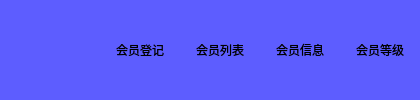
             <widget class="QWidget" name="tab_2">
              <property name="styleSheet">
               <string notr="true">background-color:rgba(85, 85, 255, 200)</string>
              </property>
              <attribute name="title">
               <string>会员管理</string>
              </attribute>
              <layout class="QHBoxLayout" name="horizontalLayout_2">
               <property name="spacing">
                <number>0</number>
               </property>
               <property name="leftMargin">
                <number>0</number>
               </property>
               <property name="topMargin">
                <number>0</number>
               </property>
               <property name="rightMargin">
                <number>0</number>
               </property>
               <property name="bottomMargin">
                <number>0</number>
               </property>
               <item>
                <layout class="QHBoxLayout" name="horizontalLayout">
                 <property name="spacing">
                  <number>0</number>
                 </property>
                 <property name="leftMargin">
                  <number>100</number>
                 </property>
                 <property name="rightMargin">
                  <number>0</number>
                 </property>
                 <item>
                  <widget class="QPushButton" name="pushButton_7">
                   <property name="minimumSize">
                    <size>
                     <width>0</width>
                     <height>41</height>
                    </size>
                   </property>
                   <property name="text">
                    <string>会员登记</string>
                   </property>
                   <property name="checkable">
                    <bool>true</bool>
                   </property>
                   <property name="checked">
                    <bool>false</bool>
                   </property>
                   <property name="flat">
                    <bool>true</bool>
                   </property>
                   <attribute name="buttonGroup">
                    <string notr="true">buttonGroup</string>
                   </attribute>
                  </widget>
                 </item>
                 <item>
                  <widget class="QPushButton" name="pushButton_8">
                   <property name="minimumSize">
                    <size>
                     <width>0</width>
                     <height>41</height>
                    </size>
                   </property>
                   <property name="text">
                    <string>会员列表</string>
                   </property>
                   <property name="checkable">
                    <bool>true</bool>
                   </property>
                   <property name="flat">
                    <bool>true</bool>
                   </property>
                   <attribute name="buttonGroup">
                    <string notr="true">buttonGroup</string>
                   </attribute>
                  </widget>
                 </item>
                 <item>
                  <widget class="QPushButton" name="pushButton_18">
                   <property name="minimumSize">
                    <size>
                     <width>0</width>
                     <height>41</height>
                    </size>
                   </property>
                   <property name="text">
                    <string>会员信息</string>
                   </property>
                   <property name="checkable">
                    <bool>true</bool>
                   </property>
                   <property name="flat">
                    <bool>true</bool>
                   </property>
                   <attribute name="buttonGroup">
                    <string notr="true">buttonGroup</string>
                   </attribute>
                  </widget>
                 </item>
                 <item>
                  <widget class="QPushButton" name="pushButton_9">
                   <property name="minimumSize">
                    <size>
                     <width>0</width>
                     <height>41</height>
                    </size>
                   </property>
                   <property name="text">
                    <string>会员等级</string>
                   </property>
                   <property name="checkable">
                    <bool>true</bool>
                   </property>
                   <property name="flat">
                    <bool>true</bool>
                   </property>
                   <attribute name="buttonGroup">
                    <string notr="true">buttonGroup</string>
                   </attribute>
                  </widget>
                 </item>
                </layout>
               </item>
              </layout>
             </widget>
